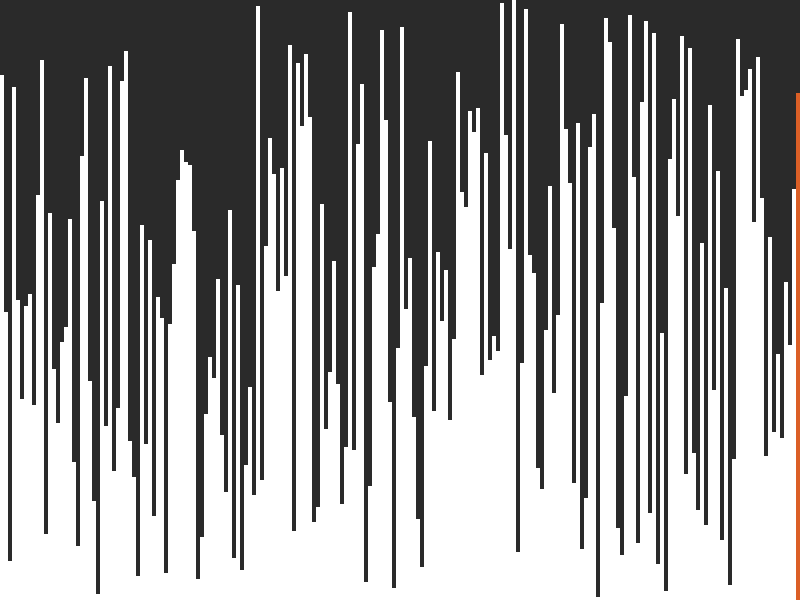
Frame 1 (no input)
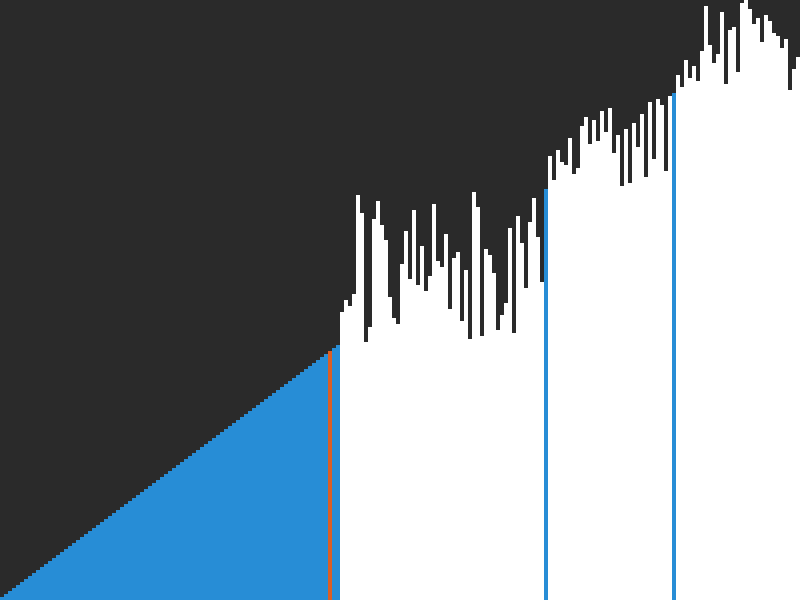
Frame 60 (no input)
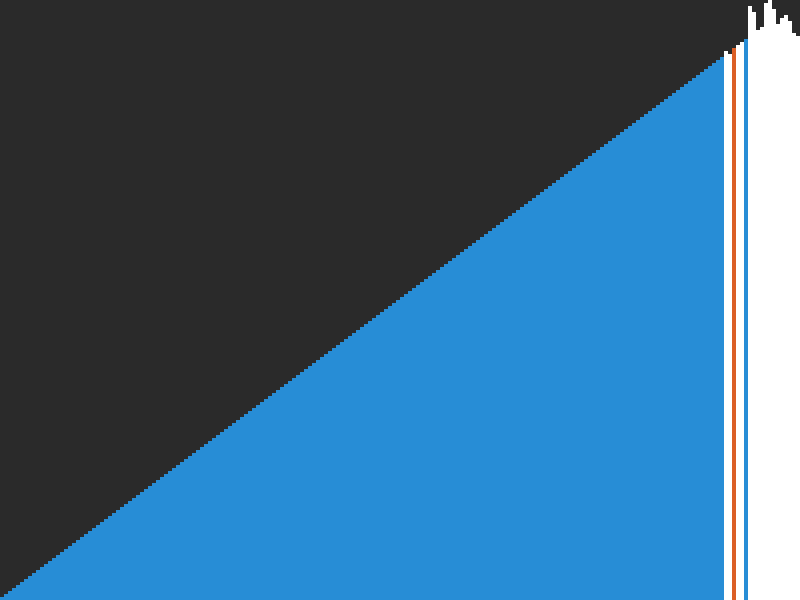
Frame 120 (the mouse pressed at the canvas centre since frame 60)

The p5.js sketch that drew these frames (run headless with seeded random() and noise() and a simulated clock; from frame 60 on, the mouse is pressed at the canvas centre):

// p5.js sketch
// ── sketch.js
const WIDTH = 800;
const HEIGHT = 600;
const VALUE_COUNT = 200;
const BAR_WIDTH = WIDTH/VALUE_COUNT;

const ITER_PER_FRAME = 1;

const values = [];

const partitions = [];

let iCur = VALUE_COUNT-1;

function setup() {
  createCanvas(WIDTH, HEIGHT);
  
  values.length = 0;
  for (let i = 1; i <= VALUE_COUNT; i++) {
    values.splice(floor(random(i)), 0, i);
  }
  
  partitions.push({ start: 0, end: VALUE_COUNT-1 });
}

function draw() {
  background(42);
  translate(0, height);
  scale(1, -1);
  
  noStroke();
  for (let i = 0; i < values.length; i++) {
    if (i === iCur) {
      fill('#DB5F26');
    } else if (!partitions.some(part => part.start <= i && i <= part.end)) {
      fill('#278DD6');
    } else {
      fill(`#FFF`);
    }
    rect(i * BAR_WIDTH, 0, BAR_WIDTH, height*values[i]/VALUE_COUNT);
  }
  
   for (let i = 0; i < ITER_PER_FRAME; i++) {
    if (partitions.length > 0) {
      quicksortStep(partitions.shift());
    }
  }
}

function quicksortStep({ start, end }) {
  const pivot = values[end];
  const lesser = [];
  const greater = [];
  
  for (let i = start; i < end; i++) {
    const value = values[i];
    if (value < pivot) {
      lesser.push(value);
    } else {
      greater.push(value);
    }
  }
  
  values.splice(start, end - start + 1, ...lesser, pivot, ...greater);
  
  if (greater.length > 1) {
    partitions.unshift({ start: end - greater.length + 1, end });
  }
  if (lesser.length > 1) {
    partitions.unshift({ start, end: start + lesser.length - 1 });
  }
  
  iCur = start + lesser.length;
}
